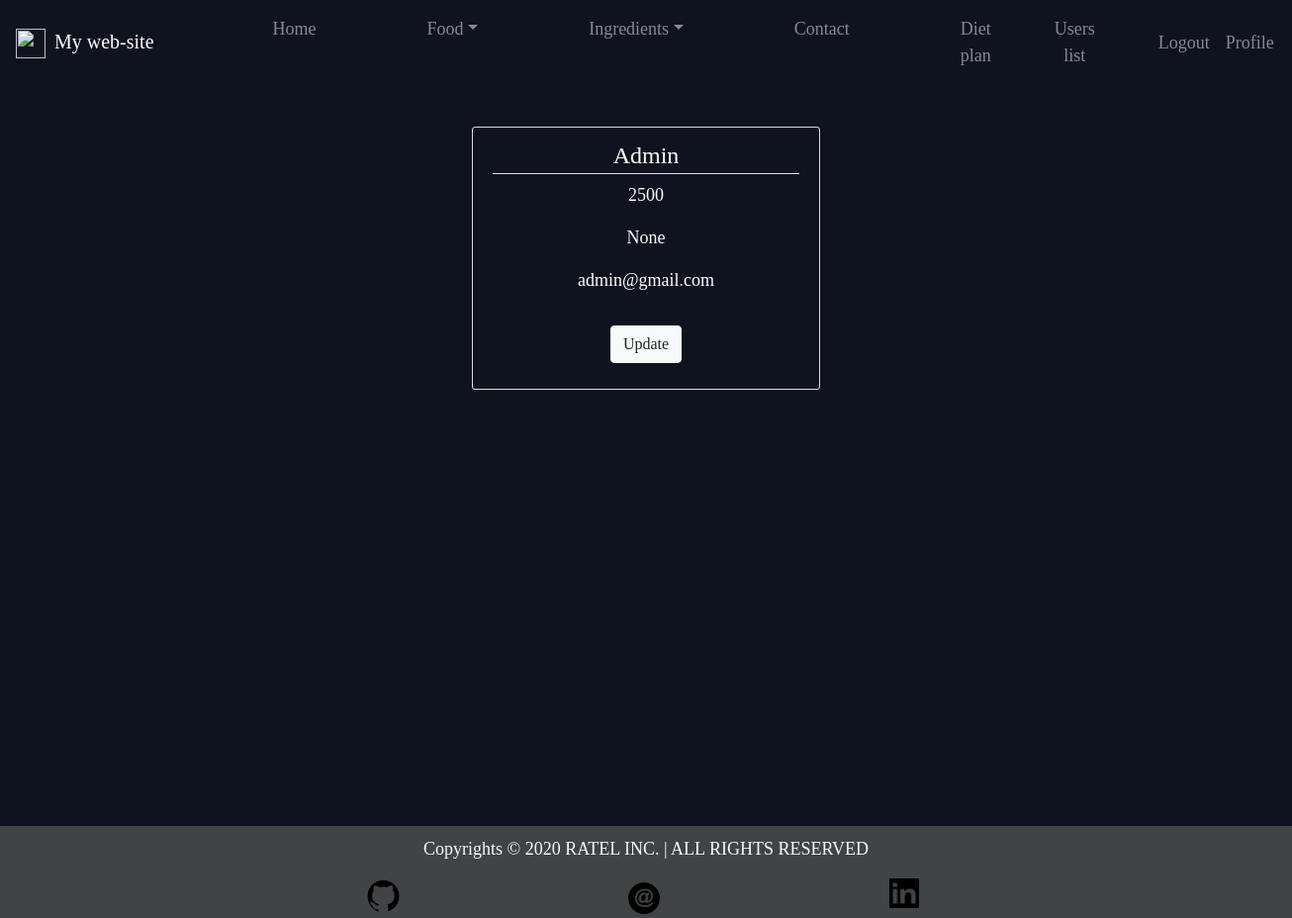
/profile/details/ (signed in), run on the app's committed database.
### Account/models.py (models this page shows, shortened)
class Profile(AbstractBaseUser):
	email 					= models.EmailField(verbose_name="email", max_length=60, unique=True)
	username 				= models.CharField(verbose_name="username", max_length=30, unique=True)
	calories_plan			= models.IntegerField(default=2500, )
	diet_type               = models.CharField(max_length=2, default="5", choices=DIET_TYPE_CHOICES)
	is_admin				= models.BooleanField(default=False)
	is_active				= models.BooleanField(default=True)
	is_staff				= models.BooleanField(default=False)
	is_superuser			= models.BooleanField(default=False)
	date_joined				= models.DateTimeField(verbose_name='date joined', auto_now_add=True)
	last_login				= models.DateTimeField(verbose_name='last login', auto_now=True)
	USERNAME_FIELD = "username"
	REQUIRED_FIELDS = ["email"]
	objects = MyAccountManager()
	def __str__(self):
		return "".join([i.lower().capitalize() + " " for i in self.username.split()])[:-1]
	class Meta:
		ordering = ["id"]

### Account/views.py (the view)
# urls.py: path("details/", profile_view, name="profile_details"),
def profile_view(request):
	context = {}
	username = request.user.username
	context["profile"] = Profile.objects.get(username=username)
	return render(request, "Account/profile_view.html", context)

### Templates/Account/profile_view.html (shortened to what this page needs)
{% extends 'main.html' %}
{% load crispy_forms_tags %}
{% block content %}
	<div class="content-section col-md-4 container-fluid">
		<form method="POST" enctype="multipart/form-data">
			<fieldset class="form-group">
				<legend class=border-bottom mb-4>{{ profile }}</legend>
					<p> {{ profile.calories_plan }}	</p>
					<p> {{ profile.get_diet_type_display }}	</p>
					<p> {{ profile.email }} </p>
			</fieldset>
			{% if profile.username == request.user.username %}
				<div class="form-group">
					<a type="button" class="btn btn-light" href="{% url 'profile:profile_update' %}" >Update</a>
				</div>
			{% endif %}
		</form>
	</div>
{% endblock %}

### files/style.css (style rules this page uses)
body { background-color: #0f121f; font-family: Ubuntu; color: #fff; font-size:large; text-align: center; }
.content-section { padding: 10px 20px; border: 1px solid #dddddd; border-radius: 3px; margin-bottom: 20px; }

### data on the page
Profile: username "Admin", calories_plan "2500", diet_type "None", email "admin@gmail.com"
